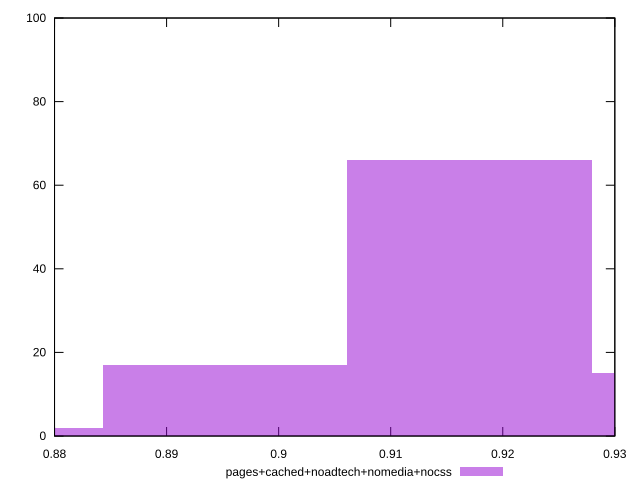

The script that saved this image:
reset

$pagesCachedNoadtechNomediaNocss <<EOF
0.9170505040717971 66
0.8952159682605638 17
0.9388850398830303 15
0.8733814324493305 2
EOF

set key outside below
set boxwidth 0.021834535811233263
set xrange [0.88:0.93]
set yrange [0:100]
set trange [0:100]
set style fill transparent solid 0.5 noborder
set terminal svg size 640, 490 enhanced background rgb 'white'
set output "report_00009_2021-02-08T22-37-41.559Z/meta/score/comparison/histogram/4_vs_5.svg"

plot $pagesCachedNoadtechNomediaNocss title "pages+cached+noadtech+nomedia+nocss" with boxes

reset
